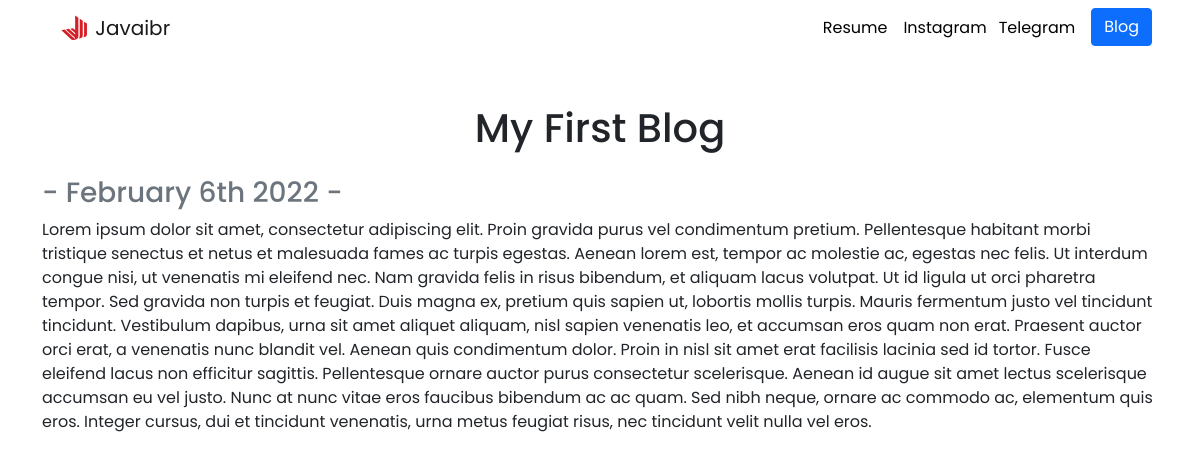
The page /blog/9/ on the database its author committed.
### blog/models.py (models this page shows, shortened)
class Bloging(models.Model):
    title = models.CharField(max_length=200)
    date = models.DateField(auto_now=False)
    description = models.TextField(max_length=1250)

### blog/views.py (the view)
# urls.py: path('<int:blog_id>/', views.detail, name="detail"),
def detail(request, blog_id):
    blog = get_object_or_404(Bloging, pk=blog_id)
    return render(request, 'blog/detail.html', {'blog':blog})

### blog/templates/blog/detail.html
{% extends 'portfolio/base.html' %}
{% block content %}
<h1 class="font-weight-bold text-center pt-5 mb-4">{{ blog.title }}</h1>
<h3 class="text-secondary">- {{ blog.date|date:'F jS Y' }} -</h3>
{{ blog.description|safe }}
{% endblock %}

### portfolio/static/portfolio/custom.css (style rules this page uses)
body { font-family: 'Poppins', sans-serif; }

### rows shown on the page
Bloging: title "My First Blog", date "February 6th 2022", description "Lorem ipsum dolor sit amet, consectetur adipiscing elit. Proin gravida purus vel condimentum pretium. Pellentesque habitant morbi tristique senectus et netus et malesuada fames ac turpis egestas. Aenean lorem est, tempor ac molestie ac, egestas nec felis. Ut interdum congue nisi, ut venenatis mi eleifend nec. Nam gravida felis in risus bibendum, et aliquam lacus volutpat. Ut id ligula ut orci pharetra tempor. Sed gravida non turpis et feugiat. Duis magna ex, pretium quis sapien ut, lobortis mollis turpis. Mauris fermentum justo vel tincidunt tincidunt. Vestibulum dapibus, urna sit amet aliquet aliquam, nisl sapien venenatis leo, et accumsan eros quam non erat. Praesent auctor orci erat, a…"
